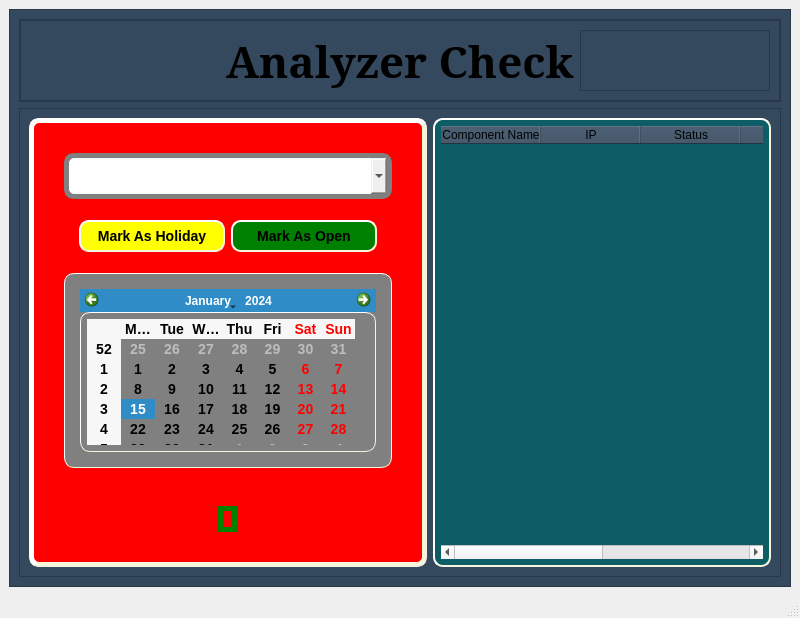
<?xml version="1.0" encoding="UTF-8"?>
<ui version="4.0">
 <class>MainWindow</class>
 <widget class="QMainWindow" name="MainWindow">
  <property name="geometry">
   <rect>
    <x>0</x>
    <y>0</y>
    <width>800</width>
    <height>618</height>
   </rect>
  </property>
  <property name="windowTitle">
   <string>MainWindow</string>
  </property>
  <property name="styleSheet">
   <string notr="true">QFrame{
	background-color: 	#34495E;
}
</string>
  </property>
  <widget class="QWidget" name="centralwidget">
   <layout class="QGridLayout" name="gridLayout_2">
    <item row="0" column="0">
     <widget class="QFrame" name="frame">
      <property name="frameShape">
       <enum>QFrame::StyledPanel</enum>
      </property>
      <property name="frameShadow">
       <enum>QFrame::Raised</enum>
      </property>
      <layout class="QVBoxLayout" name="verticalLayout">
       <item>
        <widget class="QFrame" name="frame_2">
         <property name="frameShape">
          <enum>QFrame::StyledPanel</enum>
         </property>
         <property name="frameShadow">
          <enum>QFrame::Raised</enum>
         </property>
         <layout class="QHBoxLayout" name="horizontalLayout">
          <property name="spacing">
           <number>0</number>
          </property>
          <property name="leftMargin">
           <number>0</number>
          </property>
          <property name="topMargin">
           <number>0</number>
          </property>
          <property name="rightMargin">
           <number>0</number>
          </property>
          <property name="bottomMargin">
           <number>0</number>
          </property>
          <item alignment="Qt::AlignTop">
           <widget class="QFrame" name="frame_6">
            <property name="styleSheet">
             <string notr="true"/>
            </property>
            <property name="frameShape">
             <enum>QFrame::StyledPanel</enum>
            </property>
            <property name="frameShadow">
             <enum>QFrame::Raised</enum>
            </property>
            <layout class="QHBoxLayout" name="horizontalLayout_2">
             <item alignment="Qt::AlignLeft">
              <widget class="QLabel" name="label_2">
               <property name="text">
                <string/>
               </property>
               <property name="pixmap">
                <pixmap>resources/home.png</pixmap>
               </property>
              </widget>
             </item>
             <item alignment="Qt::AlignHCenter">
              <widget class="QLabel" name="label">
               <property name="font">
                <font>
                 <family>Constantia</family>
                 <pointsize>33</pointsize>
                 <bold>true</bold>
                </font>
               </property>
               <property name="autoFillBackground">
                <bool>false</bool>
               </property>
               <property name="text">
                <string>Analyzer Check</string>
               </property>
              </widget>
             </item>
             <item>
              <widget class="QFrame" name="frame_7">
               <property name="frameShape">
                <enum>QFrame::StyledPanel</enum>
               </property>
               <property name="frameShadow">
                <enum>QFrame::Raised</enum>
               </property>
              </widget>
             </item>
            </layout>
           </widget>
          </item>
         </layout>
        </widget>
       </item>
       <item>
        <widget class="QFrame" name="frame_4">
         <property name="frameShape">
          <enum>QFrame::StyledPanel</enum>
         </property>
         <property name="frameShadow">
          <enum>QFrame::Raised</enum>
         </property>
         <layout class="QGridLayout" name="gridLayout">
          <item row="0" column="1">
           <widget class="QTableWidget" name="tableWidget">
            <property name="font">
             <font>
              <pointsize>-1</pointsize>
              <italic>false</italic>
              <bold>true</bold>
             </font>
            </property>
            <property name="styleSheet">
             <string notr="true">QTableWidget{
	background-color: #0D5D67;
    border-style: outset;
    border-width: 2px;
    border-radius: 10px;
    border-color: beige;
    font: bold 14px;
    min-width: 10em;
    padding: 6px;
}</string>
            </property>
            <column>
             <property name="text">
              <string>Component Name</string>
             </property>
            </column>
            <column>
             <property name="text">
              <string>IP</string>
             </property>
            </column>
            <column>
             <property name="text">
              <string>Status</string>
             </property>
            </column>
            <column>
             <property name="text">
              <string>Start Time</string>
             </property>
            </column>
            <column>
             <property name="text">
              <string>End Time</string>
             </property>
            </column>
            <column>
             <property name="text">
              <string>Running Dates</string>
             </property>
            </column>
           </widget>
          </item>
          <item row="0" column="0" alignment="Qt::AlignLeft">
           <widget class="QFrame" name="frame_3">
            <property name="styleSheet">
             <string notr="true">QFrame{
	background-color: red;
    border-style: outset;
    border-width: 5px;
    border-radius: 10px;
    border-color: beige;
    font: bold 14px;
    min-width: 10em;
    padding: 6px;
}</string>
            </property>
            <property name="frameShape">
             <enum>QFrame::StyledPanel</enum>
            </property>
            <property name="frameShadow">
             <enum>QFrame::Raised</enum>
            </property>
            <layout class="QVBoxLayout" name="verticalLayout_2">
             <item>
              <widget class="QFrame" name="frame_8">
               <property name="styleSheet">
                <string notr="true">QFrame{
	background-color: red;
    border-style: outset;
    border-width: 0px;
    border-radius: 10px;
    border-color: red;
    font: bold 14px;
    min-width: 10em;
    padding: 6px;
}</string>
               </property>
               <property name="frameShape">
                <enum>QFrame::StyledPanel</enum>
               </property>
               <property name="frameShadow">
                <enum>QFrame::Raised</enum>
               </property>
               <layout class="QVBoxLayout" name="verticalLayout_3">
                <item>
                 <widget class="QComboBox" name="comboBox">
                  <property name="styleSheet">
                   <string notr="true">QComboBox {
    border: 5px solid gray;
    border-radius: 10px;
    padding: 10px 30px 10px 10px;
    min-width: 15em;
}</string>
                  </property>
                 </widget>
                </item>
                <item alignment="Qt::AlignTop">
                 <widget class="QFrame" name="frame_5">
                  <property name="styleSheet">
                   <string notr="true">QFrame{
	background-color: red;
    border-style: outset;
    border-width: 0px;
    border-radius: 10px;
    border-color: red;
    font: bold 14px;
    min-width: 10em;
    padding: 6px;
}</string>
                  </property>
                  <property name="frameShape">
                   <enum>QFrame::StyledPanel</enum>
                  </property>
                  <property name="frameShadow">
                   <enum>QFrame::Raised</enum>
                  </property>
                  <layout class="QHBoxLayout" name="horizontalLayout_3">
                   <item>
                    <widget class="QPushButton" name="pushButtonHoliday">
                     <property name="styleSheet">
                      <string notr="true">
QPushButton{
    background-color: yellow;
    border-style: outset;
    border-width: 2px;
    border-radius: 10px;
    border-color: beige;
    font: bold 14px;
    min-width: 1em;
    padding: 6px;
}</string>
                     </property>
                     <property name="text">
                      <string>Mark As Holiday</string>
                     </property>
                    </widget>
                   </item>
                   <item>
                    <widget class="QPushButton" name="pushButtonOpen">
                     <property name="styleSheet">
                      <string notr="true">QPushButton{
    background-color: green;
    border-style: outset;
    border-width: 2px;
    border-radius: 10px;
    border-color: beige;
    font: bold 14px;
    min-width: 1em;
    padding: 6px;
}</string>
                     </property>
                     <property name="text">
                      <string>Mark As Open</string>
                     </property>
                     <property name="icon">
                      <iconset>
                       <normaloff>resources/Open.png</normaloff>resources/Open.png</iconset>
                     </property>
                    </widget>
                   </item>
                  </layout>
                 </widget>
                </item>
                <item alignment="Qt::AlignTop">
                 <widget class="QFrame" name="frame_11">
                  <property name="styleSheet">
                   <string notr="true">QFrame{
	background-color: gray;
    border-style: outset;
    border-width: 1px;
    border-radius: 10px;
    border-color: beige;
    font: bold 14px;
    min-width: 8em;
    padding: 6px;
}</string>
                  </property>
                  <property name="frameShape">
                   <enum>QFrame::StyledPanel</enum>
                  </property>
                  <property name="frameShadow">
                   <enum>QFrame::Raised</enum>
                  </property>
                  <layout class="QGridLayout" name="gridLayout_5">
                   <item row="0" column="0" alignment="Qt::AlignHCenter|Qt::AlignVCenter">
                    <widget class="QCalendarWidget" name="calendarWidget">
                     <property name="minimumSize">
                      <size>
                       <width>296</width>
                       <height>0</height>
                      </size>
                     </property>
                     <property name="styleSheet">
                      <string notr="true">QCalendarWidget{
	background-color: yellow;
	selection-background-color: yellow;
}</string>
                     </property>
                    </widget>
                   </item>
                  </layout>
                 </widget>
                </item>
                <item alignment="Qt::AlignHCenter|Qt::AlignBottom">
                 <widget class="QLabel" name="label_3">
                  <property name="styleSheet">
                   <string notr="true">QLabel{
    border: 5px solid green;
    border-radius: 10px;
    padding: 0px;
}</string>
                  </property>
                  <property name="text">
                   <string/>
                  </property>
                  <property name="pixmap">
                   <pixmap>resources/gtn logo.jpeg</pixmap>
                  </property>
                  <property name="scaledContents">
                   <bool>true</bool>
                  </property>
                 </widget>
                </item>
               </layout>
              </widget>
             </item>
            </layout>
           </widget>
          </item>
         </layout>
        </widget>
       </item>
      </layout>
     </widget>
    </item>
   </layout>
  </widget>
  <widget class="QMenuBar" name="menubar">
   <property name="geometry">
    <rect>
     <x>0</x>
     <y>0</y>
     <width>800</width>
     <height>22</height>
    </rect>
   </property>
  </widget>
  <widget class="QStatusBar" name="statusbar"/>
 </widget>
 <resources>
  <include location="resource.qrc"/>
 </resources>
 <connections/>
</ui>
